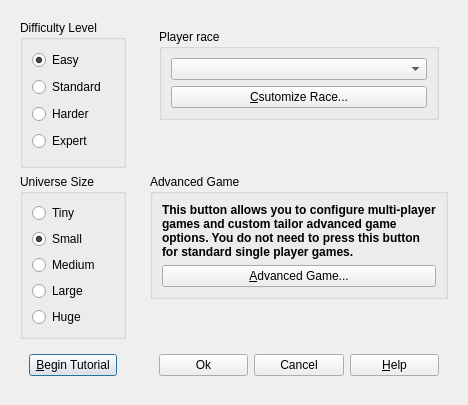
<?xml version="1.0" encoding="UTF-8"?>
<ui version="4.0">
 <class>NewGameDialog</class>
 <widget class="QDialog" name="NewGameDialog">
  <property name="geometry">
   <rect>
    <x>0</x>
    <y>0</y>
    <width>468</width>
    <height>405</height>
   </rect>
  </property>
  <property name="sizePolicy">
   <sizepolicy hsizetype="Minimum" vsizetype="Minimum">
    <horstretch>0</horstretch>
    <verstretch>0</verstretch>
   </sizepolicy>
  </property>
  <property name="windowTitle">
   <string>Dialog</string>
  </property>
  <layout class="QHBoxLayout" name="horizontalLayout_3">
   <item>
    <widget class="QWidget" name="widget_3" native="true">
     <layout class="QVBoxLayout" name="verticalLayout_3">
      <item>
       <widget class="QGroupBox" name="groupBox">
        <property name="sizePolicy">
         <sizepolicy hsizetype="Preferred" vsizetype="MinimumExpanding">
          <horstretch>0</horstretch>
          <verstretch>0</verstretch>
         </sizepolicy>
        </property>
        <property name="title">
         <string>Difficulty Level</string>
        </property>
        <property name="flat">
         <bool>false</bool>
        </property>
        <layout class="QVBoxLayout" name="verticalLayout">
         <item>
          <widget class="QRadioButton" name="easyButton">
           <property name="text">
            <string>Easy</string>
           </property>
           <property name="checked">
            <bool>true</bool>
           </property>
          </widget>
         </item>
         <item>
          <widget class="QRadioButton" name="standardButton">
           <property name="text">
            <string>Standard</string>
           </property>
          </widget>
         </item>
         <item>
          <widget class="QRadioButton" name="harderButton">
           <property name="text">
            <string>Harder</string>
           </property>
          </widget>
         </item>
         <item>
          <widget class="QRadioButton" name="expertButton">
           <property name="text">
            <string>Expert</string>
           </property>
          </widget>
         </item>
        </layout>
       </widget>
      </item>
      <item>
       <widget class="QGroupBox" name="groupBox_2">
        <property name="sizePolicy">
         <sizepolicy hsizetype="Preferred" vsizetype="MinimumExpanding">
          <horstretch>0</horstretch>
          <verstretch>0</verstretch>
         </sizepolicy>
        </property>
        <property name="title">
         <string>Universe Size</string>
        </property>
        <layout class="QVBoxLayout" name="verticalLayout_2">
         <item>
          <widget class="QRadioButton" name="tinyButton">
           <property name="text">
            <string>Tiny</string>
           </property>
          </widget>
         </item>
         <item>
          <widget class="QRadioButton" name="smallButton">
           <property name="text">
            <string>Small</string>
           </property>
           <property name="checked">
            <bool>true</bool>
           </property>
          </widget>
         </item>
         <item>
          <widget class="QRadioButton" name="mediumButton">
           <property name="text">
            <string>Medium</string>
           </property>
          </widget>
         </item>
         <item>
          <widget class="QRadioButton" name="largeButton">
           <property name="text">
            <string>Large</string>
           </property>
          </widget>
         </item>
         <item>
          <widget class="QRadioButton" name="hugeButton">
           <property name="text">
            <string>Huge</string>
           </property>
          </widget>
         </item>
        </layout>
       </widget>
      </item>
      <item>
       <widget class="QWidget" name="widget" native="true">
        <layout class="QHBoxLayout" name="horizontalLayout_2">
         <item>
          <widget class="QPushButton" name="beginTutorialButton">
           <property name="text">
            <string>&amp;Begin Tutorial</string>
           </property>
          </widget>
         </item>
        </layout>
       </widget>
      </item>
     </layout>
    </widget>
   </item>
   <item>
    <widget class="QWidget" name="widget_4" native="true">
     <layout class="QVBoxLayout" name="verticalLayout_4">
      <item>
       <widget class="QWidget" name="widget_5" native="true">
        <property name="sizePolicy">
         <sizepolicy hsizetype="Preferred" vsizetype="MinimumExpanding">
          <horstretch>0</horstretch>
          <verstretch>0</verstretch>
         </sizepolicy>
        </property>
        <layout class="QVBoxLayout" name="verticalLayout_5">
         <item>
          <widget class="QGroupBox" name="groupBox_3">
           <property name="sizePolicy">
            <sizepolicy hsizetype="Preferred" vsizetype="Minimum">
             <horstretch>0</horstretch>
             <verstretch>0</verstretch>
            </sizepolicy>
           </property>
           <property name="title">
            <string>Player race</string>
           </property>
           <layout class="QVBoxLayout" name="verticalLayout_6">
            <item>
             <widget class="QComboBox" name="playerRaceComboBox"/>
            </item>
            <item>
             <widget class="QPushButton" name="customizeRaceButton">
              <property name="text">
               <string>&amp;Csutomize Race...</string>
              </property>
             </widget>
            </item>
           </layout>
          </widget>
         </item>
        </layout>
        <zorder>groupBox_3</zorder>
        <zorder>groupBox_3</zorder>
       </widget>
      </item>
      <item>
       <spacer name="verticalSpacer">
        <property name="orientation">
         <enum>Qt::Vertical</enum>
        </property>
        <property name="sizeHint" stdset="0">
         <size>
          <width>20</width>
          <height>40</height>
         </size>
        </property>
       </spacer>
      </item>
      <item>
       <widget class="QGroupBox" name="groupBox_4">
        <property name="sizePolicy">
         <sizepolicy hsizetype="Preferred" vsizetype="MinimumExpanding">
          <horstretch>0</horstretch>
          <verstretch>0</verstretch>
         </sizepolicy>
        </property>
        <property name="title">
         <string>Advanced Game</string>
        </property>
        <layout class="QVBoxLayout" name="verticalLayout_7">
         <item>
          <widget class="QLabel" name="label">
           <property name="font">
            <font>
             <weight>75</weight>
             <bold>true</bold>
            </font>
           </property>
           <property name="text">
            <string>This button allows you to configure multi-player games and custom tailor advanced game options. You do not need to press this button for standard single player games.</string>
           </property>
           <property name="wordWrap">
            <bool>true</bool>
           </property>
          </widget>
         </item>
         <item>
          <widget class="QPushButton" name="advancedGameButton">
           <property name="text">
            <string>&amp;Advanced Game...</string>
           </property>
          </widget>
         </item>
        </layout>
       </widget>
      </item>
      <item>
       <spacer name="verticalSpacer_2">
        <property name="orientation">
         <enum>Qt::Vertical</enum>
        </property>
        <property name="sizeHint" stdset="0">
         <size>
          <width>20</width>
          <height>40</height>
         </size>
        </property>
       </spacer>
      </item>
      <item>
       <widget class="QWidget" name="widget_2" native="true">
        <property name="sizePolicy">
         <sizepolicy hsizetype="Minimum" vsizetype="Preferred">
          <horstretch>0</horstretch>
          <verstretch>0</verstretch>
         </sizepolicy>
        </property>
        <layout class="QHBoxLayout" name="horizontalLayout">
         <item>
          <widget class="QPushButton" name="okButton">
           <property name="text">
            <string>Ok</string>
           </property>
          </widget>
         </item>
         <item>
          <widget class="QPushButton" name="cancelButton">
           <property name="text">
            <string>Cancel</string>
           </property>
          </widget>
         </item>
         <item>
          <widget class="QPushButton" name="helpButton">
           <property name="text">
            <string>&amp;Help</string>
           </property>
          </widget>
         </item>
        </layout>
       </widget>
      </item>
     </layout>
    </widget>
   </item>
  </layout>
 </widget>
 <resources/>
 <connections/>
</ui>
